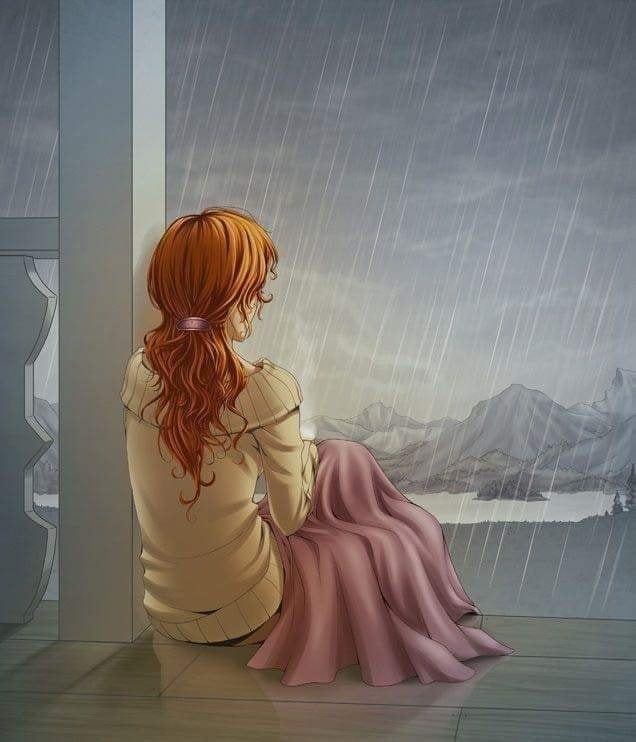
#> input picture testpic.jpg, 636 x 742 px
$ python example2.py
#> lines starting #> are read from the running program, lines starting #| are printed output that depends on the picture
import cv2
import numpy as np

import cv2
# here M loading the image with its original colors
image = cv2.imread('testpic.jpg')
#> image is the input picture: shape (742, 636, 3); mean B, G, R 112.1, 116.5, 122.6
flipVertical = cv2.flip(image, 1)
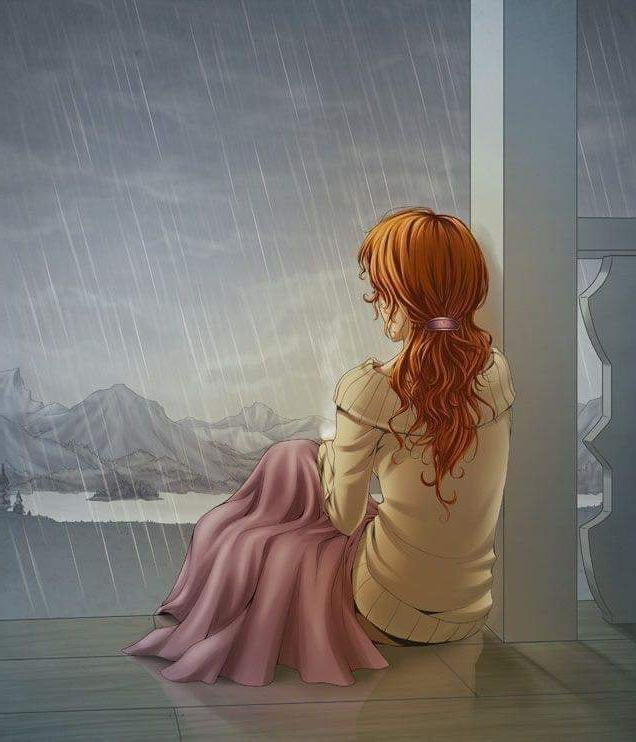
#> flipVertical: shape (742, 636, 3); mean B, G, R 112.1, 116.5, 122.6

height = image.shape[0] # the variable height takes the value of the height of our image
#> height = 742
width = image.shape[1] # same for the width
#> width = 636


print (height, width)
#| 742 636


#cv2.imshow("test", image)
cv2.imshow("test", flipVertical)

cv2.waitKey(2000)


"""rows,cols = img.shape
M = np.float32([[1,0,100],[0,1,50]])
dst = cv2.warpAffine(img,M,(cols,rows))
cv2.imshow('img',dst)
cv2.waitKey(0)
cv2.destroyAllWindows()"""
